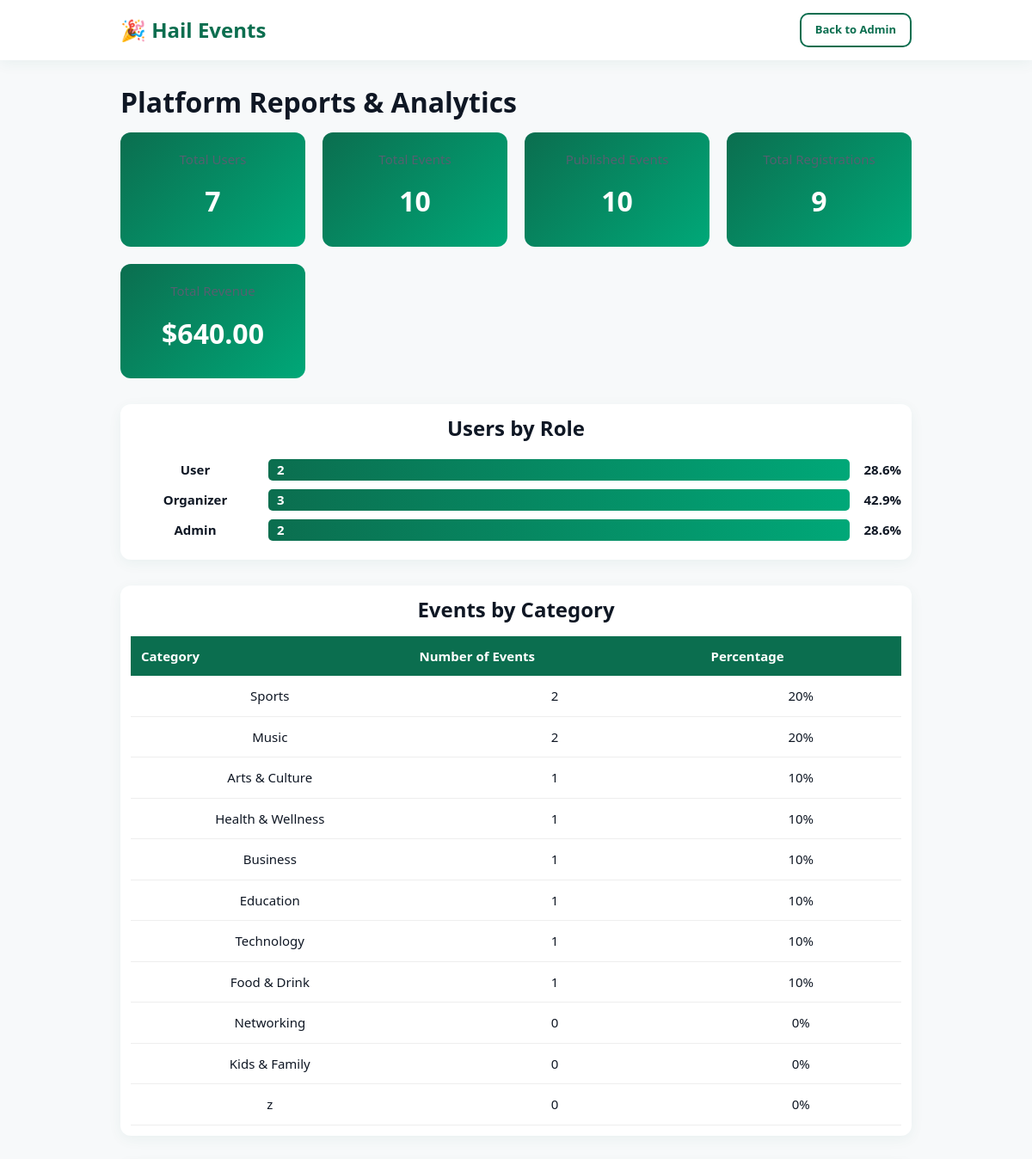
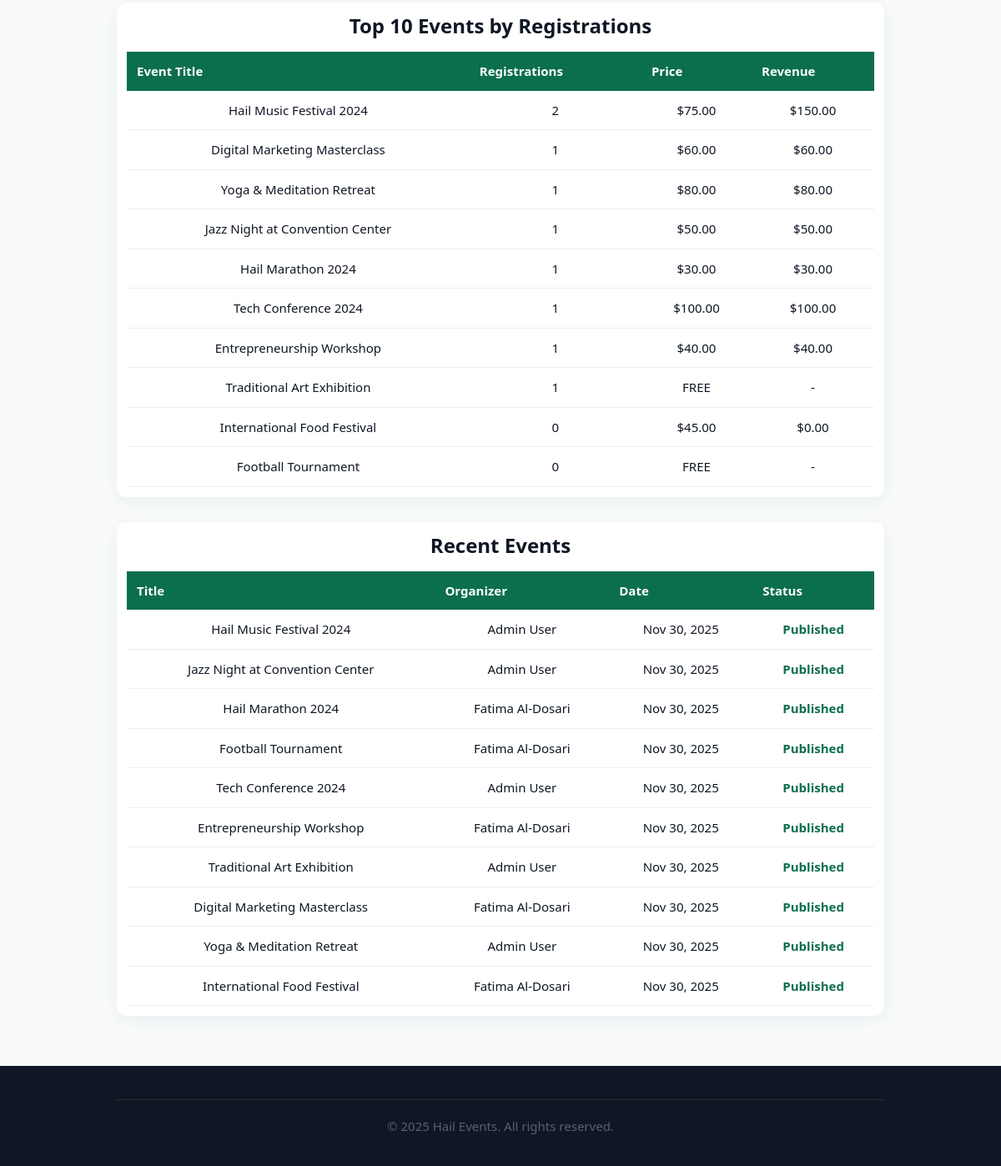
/reports.php (signed in), run on the app's committed database (2 pictures, top to bottom).
### tables this page shows
CREATE TABLE `events` (
  `id` int(11) NOT NULL,
  `organizer_id` int(11) NOT NULL,
  `title` varchar(255) NOT NULL,
  `slug` varchar(255) DEFAULT NULL,
  `short_description` varchar(300) DEFAULT NULL,
  `description` longtext DEFAULT NULL,
  `category_id` int(11) DEFAULT NULL,
  `start_datetime` datetime NOT NULL,
  `end_datetime` datetime DEFAULT NULL,
  `venue_id` int(11) DEFAULT NULL,
  `price` decimal(8,2) DEFAULT 0.00,
  `capacity` int(11) DEFAULT NULL,
  `registration_type` enum('free','registration','paid') DEFAULT 'free',
  `status` enum('draft','pending','published','cancelled') DEFAULT 'draft',
  `images` longtext DEFAULT NULL CHECK (json_valid(`images`)),
  `views` int(11) DEFAULT 0,
  `created_at` datetime DEFAULT current_timestamp(),
  `updated_at` datetime DEFAULT current_timestamp() ON UPDATE current_timestamp()
);

CREATE TABLE `users` (
  `id` int(11) NOT NULL,
  `name` varchar(150) NOT NULL,
  `email` varchar(150) NOT NULL,
  `password_hash` varchar(255) NOT NULL,
  `role` enum('user','organizer','admin') DEFAULT 'user',
  `phone` varchar(30) DEFAULT NULL,
  `avatar` varchar(255) DEFAULT NULL,
  `preferences` longtext DEFAULT NULL CHECK (json_valid(`preferences`)),
  `created_at` datetime DEFAULT current_timestamp(),
  `updated_at` datetime DEFAULT current_timestamp() ON UPDATE current_timestamp()
);

### includes/functions.php (called while the page is built, shortened)
<?php
function formatDate($date) {
    return date('M d, Y', strtotime($date));
}
function getUserName($userId, $conn) {
    $sql = "SELECT name FROM users WHERE id = ?";
    $stmt = $conn->prepare($sql);
    $stmt->bind_param("i", $userId);
    $stmt->execute();
    $result = $stmt->get_result();
    $row = $result->fetch_assoc();
    return $row['name'] ?? 'Unknown User';
}
?>

### reports.php (the view, shortened to what this page needs)
<?php
include 'includes/db.php';
include 'includes/functions.php';
$total_users = $conn->query("SELECT COUNT(*) as count FROM users")->fetch_assoc()['count'];
$total_events = $conn->query("SELECT COUNT(*) as count FROM events")->fetch_assoc()['count'];
$published_events = $conn->query("SELECT COUNT(*) as count FROM events WHERE status = 'published'")->fetch_assoc()['count'];
$total_registrations = $conn->query("SELECT COUNT(*) as count FROM registrations")->fetch_assoc()['count'];
$total_revenue = $conn->query("SELECT SUM(amount_paid) as total FROM registrations WHERE status = 'confirmed'")->fetch_assoc()['total'] ?? 0;
$category_stats = $conn->query("SELECT c.name, COUNT(e.id) as count FROM categories c
                               LEFT JOIN events e ON c.id = e.category_id AND e.status = 'published'
                               GROUP BY c.id ORDER BY count DESC");
$top_events = $conn->query("SELECT e.title, COUNT(r.id) as registrations, e.price
                           FROM events e
                           LEFT JOIN registrations r ON e.id = r.event_id
                           WHERE e.status = 'published'
                           GROUP BY e.id
                           ORDER BY registrations DESC
                           LIMIT 10");
$role_stats = $conn->query("SELECT role, COUNT(*) as count FROM users GROUP BY role");
$recent_events = $conn->query("SELECT * FROM events ORDER BY created_at DESC LIMIT 10");
?>
<!DOCTYPE html>
<html lang="en">
<head>
    <link rel="stylesheet" href="css/style.css">
</head>
<body>
    <header>
        <div class="container">
            <nav class="flex-between">
                <div class="logo">🎉 Hail Events</div>
                <div class="nav-right">
                    <a href="admin-dashboard.php" class="btn btn-small btn-secondary">Back to Admin</a>
                </div>
            </nav>
        </div>
    </header>
    <section class="container mt-3">
        <h1>Platform Reports & Analytics</h1>
        <div class="stats-grid">
            <div class="stat-card">
                <p>Total Users</p>
                <h3><?php echo $total_users; ?></h3>
            </div>
            <div class="stat-card">
                <p>Total Events</p>
                <h3><?php echo $total_events; ?></h3>
            </div>
            <div class="stat-card">
                <p>Published Events</p>
                <h3><?php echo $published_events; ?></h3>
            </div>
            <div class="stat-card">
                <p>Total Registrations</p>
                <h3><?php echo $total_registrations; ?></h3>
            </div>
            <div class="stat-card">
                <p>Total Revenue</p>
                <h3>$<?php echo number_format($total_revenue, 2); ?></h3>
            </div>
        </div>
        <div class="card mt-3">
            <h2>Users by Role</h2>
            <div class="chart-container">
                <?php while ($role = $role_stats->fetch_assoc()): ?>
                    <div class="bar">
                        <div class="bar-label"><?php echo ucfirst($role['role']); ?></div>
                        <div class="bar-fill" style="width: <?php echo ($role['count'] / $total_users * 100); ?>%;">
                            <?php echo $role['count']; ?>
                        </div>
                        <div class="bar-value"><?php echo round(($role['count'] / $total_users * 100), 1); ?>%</div>
                    </div>
                <?php endwhile; ?>
            </div>
        </div>
        <div class="card mt-3">
            <h2>Events by Category</h2>
            <table class="report-table">
                <thead>
                    <tr>
                        <th>Category</th>
                        <th>Number of Events</th>
                        <th>Percentage</th>
                    </tr>
                </thead>
                <tbody>
                    <?php while ($cat = $category_stats->fetch_assoc()): ?>
                        <tr>
                            <td><?php echo htmlspecialchars($cat['name']); ?></td>
                            <td><?php echo $cat['count']; ?></td>
                            <td><?php echo round(($cat['count'] / $published_events * 100), 1); ?>%</td>
                        </tr>
                    <?php endwhile; ?>
                </tbody>
            </table>
        </div>
        <div class="card mt-3">
            <h2>Top 10 Events by Registrations</h2>
            <table class="report-table">
                <thead>
                    <tr>
                        <th>Event Title</th>
                        <th>Registrations</th>
                        <th>Price</th>
                        <th>Revenue</th>
                    </tr>
                </thead>
                <tbody>
                    <?php while ($event = $top_events->fetch_assoc()): ?>
                        <tr>
                            <td><?php echo htmlspecialchars($event['title']); ?></td>
                            <td><?php echo $event['registrations']; ?></td>
                            <td><?php echo $event['price'] > 0 ? '$' . number_format($event['price'], 2) : 'FREE'; ?></td>
                            <td><?php echo $event['price'] > 0 ? '$' . number_format($event['price'] * $event['registrations'], 2) : '-'; ?></td>
                        </tr>
                    <?php endwhile; ?>
                </tbody>
            </table>
        </div>
        <div class="card mt-3">
            <h2>Recent Events</h2>
            <table class="report-table">
                <thead>
                    <tr>
                        <th>Title</th>
                        <th>Organizer</th>
                        <th>Date</th>
                        <th>Status</th>
                    </tr>
                </thead>
                <tbody>
                    <?php while ($event = $recent_events->fetch_assoc()): ?>
                        <tr>
                            <td><?php echo htmlspecialchars($event['title']); ?></td>
                            <td><?php echo getUserName($event['organizer_id'], $conn); ?></td>
                            <td><?php echo formatDate($event['created_at']); ?></td>
                            <td><span style="color: var(--primary); font-weight: 600;"><?php echo ucfirst($event['status']); ?></span></td>
                        </tr>
                    <?php endwhile; ?>
                </tbody>
            </table>
        </div>
    </section>
    <footer>
        <div class="container">
            <div class="footer-bottom">
                <p>&copy; 2025 Hail Events. All rights reserved.</p>
            </div>
        </div>
    </footer>
</body>
</html>

### css/style.css (style rules this page uses)
:root { --primary: #0B6E4F; --secondary: #00A878; --accent: #FF9F1C; --background: #F7F9FA; --text-main: #0F1724; --text-secondary: #556070; --error: #E63946; --success: #06A77D; --warning: #FFB703; --card-shadow: 0 4px 16px rgba(11, 110, 79, 0.06); --border-radius: 12px; --transition: all 0.3s ease; }
* { margin: 0; padding: 0; box-sizing: border-box; }
html { scroll-behavior: smooth; }
body { font-family: 'Segoe UI', Tahoma, Geneva, Verdana, sans-serif; font-size: 15px; line-height: 1.5; color: var(--text-main); background-color: var(--background); }
h1 { font-size: 32px; font-weight: 700; line-height: 1.2; margin-bottom: 1rem; }
h2 { font-size: 24px; font-weight: 700; line-height: 1.3; margin-bottom: 1rem; }
h3 { font-size: 18px; font-weight: 600; line-height: 1.4; margin-bottom: 0.8rem; }
p { margin-bottom: 1rem; color: var(--text-secondary); }
a { color: var(--primary); text-decoration: none; transition: var(--transition); }
.btn { display: inline-block; padding: 12px 24px; border-radius: 10px; font-size: 15px; font-weight: 600; text-align: center; cursor: pointer; border: none; transition: var(--transition); text-decoration: none; }
.btn-secondary { background-color: transparent; color: var(--primary); border: 2px solid var(--primary); }
.btn-small { padding: 8px 16px; font-size: 13px; }
.card { background: white; border-radius: var(--border-radius); padding: 12px; box-shadow: var(--card-shadow); transition: var(--transition); text-align: center; width: 100%; max-width: 2200px; margin: auto; }
.container { max-width: 80%; margin: 0 auto; padding: 0 20px; }
.flex-between { display: flex; justify-content: space-between; align-items: center; }
header { background: white; box-shadow: var(--card-shadow); position: sticky; top: 0; z-index: 100; }
nav { display: flex; justify-content: space-between; align-items: center; padding: 15px 0; }
.logo { font-size: 24px; font-weight: 700; color: var(--primary); }
.nav-right { display: flex; gap: 15px; align-items: center; }
footer { background: var(--text-main); color: white; padding: 40px 0 20px; margin-top: 60px; }
.footer-bottom { border-top: 1px solid rgba(255, 255, 255, 0.1); padding-top: 20px; text-align: center; color: rgba(255, 255, 255, 0.6); }
.mt-3 { margin-top: 30px; }

### reports.php (style rules this page uses)
.stats-grid { display: grid; grid-template-columns: repeat(auto-fit, minmax(200px, 1fr)); gap: 20px; margin-bottom: 30px; }
.stat-card { background: linear-gradient(135deg, var(--primary) 0%, var(--secondary) 100%); color: white; padding: 20px; border-radius: 12px; text-align: center; }
.stat-card h3 { color: white; font-size: 32px; margin: 10px 0; }
.report-table { width: 100%; border-collapse: collapse; margin-top: 15px; }
.report-table th { background: var(--primary); color: white; padding: 12px; text-align: left; }
.report-table td { padding: 12px; border-bottom: 1px solid #eee; }
.chart-container { margin-top: 20px; }
.bar { display: flex; align-items: center; margin-bottom: 10px; }
.bar-label { width: 150px; font-weight: 600; }
.bar-fill { flex: 1; height: 25px; background: linear-gradient(90deg, var(--primary), var(--secondary)); border-radius: 5px; margin: 0 10px; display: flex; align-items: center; padding: 0 10px; color: white; font-weight: 600; }
.bar-value { width: 50px; text-align: right; font-weight: 600; }

### data on the page
events: title "Hail Music Festival 2024", organizer.name "Admin User", created_at "Nov 30, 2025", status "Published"
events: title "Jazz Night at Convention Center", organizer.name "Admin User", created_at "Nov 30, 2025", status "Published"
events: title "Hail Marathon 2024", organizer.name "Fatima Al-Dosari", created_at "Nov 30, 2025", status "Published"
events: title "Football Tournament", organizer.name "Fatima Al-Dosari", created_at "Nov 30, 2025", status "Published"
events: title "Tech Conference 2024", organizer.name "Admin User", created_at "Nov 30, 2025", status "Published"
events: title "Entrepreneurship Workshop", organizer.name "Fatima Al-Dosari", created_at "Nov 30, 2025", status "Published"
events: title "Traditional Art Exhibition", organizer.name "Admin User", created_at "Nov 30, 2025", status "Published"
events: title "Digital Marketing Masterclass", organizer.name "Fatima Al-Dosari", created_at "Nov 30, 2025", status "Published"
events: title "Yoga & Meditation Retreat", organizer.name "Admin User", created_at "Nov 30, 2025", status "Published"
events: title "International Food Festival", organizer.name "Fatima Al-Dosari", created_at "Nov 30, 2025", status "Published"

### other printed values
$total_users "7"
$total_events "10"
$published_events "10"
$total_registrations "9"
$total_revenue "640.00"
$role['role'] "User"
$role['count'] "2"
$role['count'] / $total_users * 100 "28.6"
$role['role'] "Organizer"
$role['count'] "3"
$role['count'] / $total_users * 100 "42.9"
$role['role'] "Admin"
$cat['name'] "Sports"
$cat['count'] "2"
$cat['count'] / $published_events * 100 "20"
